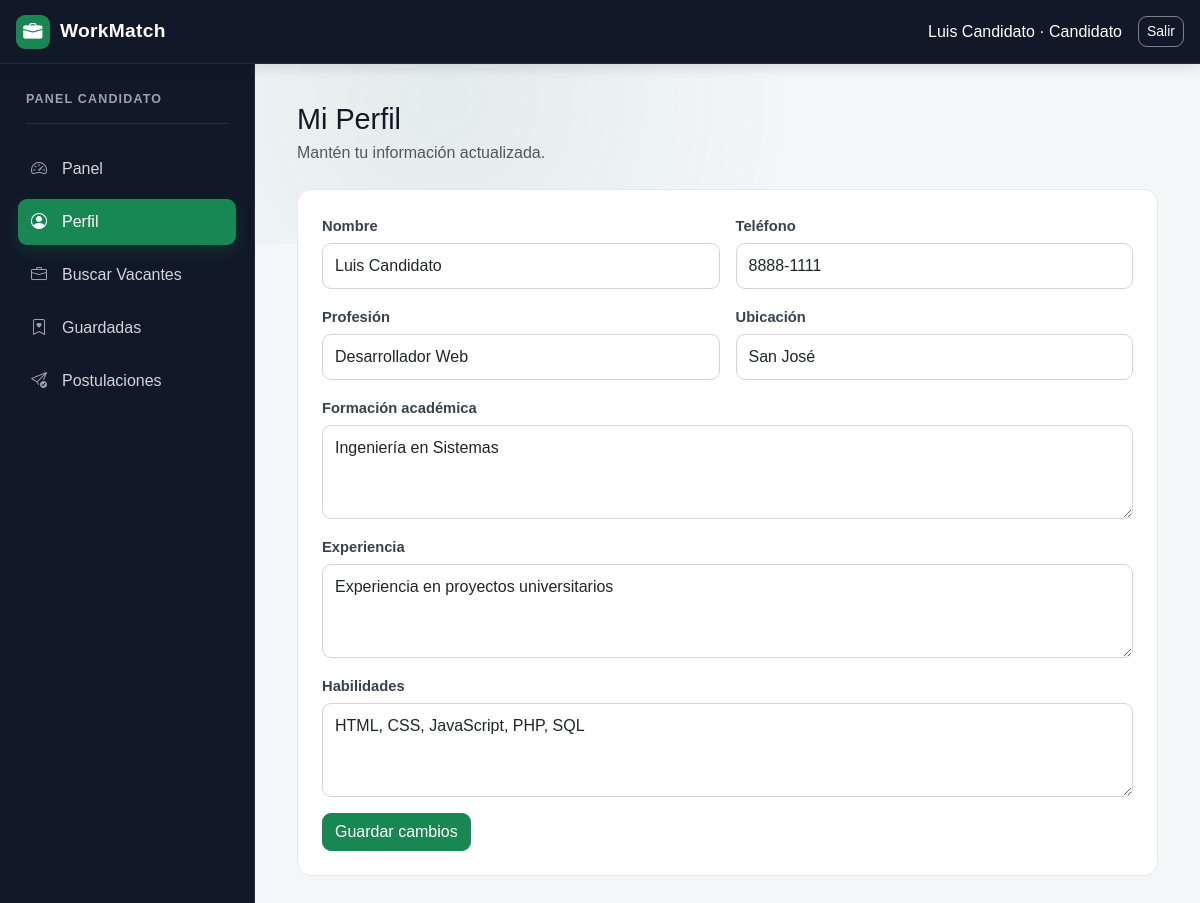
The page /index.php?seccion=perfil (signed in) on the database its author committed.
### tables this page shows
CREATE TABLE IF NOT EXISTS perfiles_candidato (
    usuario_id INT PRIMARY KEY,
    profesion VARCHAR(120) NULL,
    formacion TEXT NULL,
    experiencia TEXT NULL,
    habilidades TEXT NULL,
    ubicacion VARCHAR(120) NULL,
    CONSTRAINT fk_perfil_candidato_usuario FOREIGN KEY (usuario_id) REFERENCES usuarios(id) ON DELETE CASCADE
);

CREATE TABLE IF NOT EXISTS usuarios (
    id INT AUTO_INCREMENT PRIMARY KEY,
    nombre VARCHAR(120) NOT NULL,
    identificacion VARCHAR(40) NOT NULL,
    correo VARCHAR(120) NOT NULL UNIQUE,
    telefono VARCHAR(30) NULL,
    sitio_web VARCHAR(180) NULL,
    password VARCHAR(255) NOT NULL,
    tipo ENUM('candidato', 'empresa') NOT NULL,
    fecha_registro TIMESTAMP DEFAULT CURRENT_TIMESTAMP
);

### app/controllers/WorkMatchController.php (called while the page is built, shortened)
<?php
require_once __DIR__ . '/../models/WorkMatch.php';
class WorkMatchController
{
    private WorkMatch $model;
    public function __construct(){ $this->model=new WorkMatch(); }
    public function run(): void
    {
        $this->mostrarSistema();
    }
    private function mostrarSistema(): void
    {
        $usuario=$_SESSION['usuario']; $seccion=$_GET['seccion']??'panel'; $mensajeOk=$_SESSION['mensaje_ok']??''; unset($_SESSION['mensaje_ok']);
        $perfil=$usuario['tipo']==='empresa'?$this->model->obtenerPerfilEmpresa((int)$usuario['id']):$this->model->obtenerPerfilCandidato((int)$usuario['id']);
        require __DIR__.'/../views/sistema.php';
    }
}

### index.php (called while the page is built)
<?php
require_once __DIR__ . '/app/controllers/WorkMatchController.php';
$controller = new WorkMatchController();
$controller->run();

### app/models/WorkMatch.php (called while the page is built, shortened)
<?php
require_once __DIR__ . '/../../config/database.php';
class WorkMatch
{
    private PDO $connection;
    public function __construct()
    {
        $database = new Database();
        $this->connection = $database->connect();
    }
    public function obtenerPerfilCandidato(int $id): array|false
    {
        $stmt=$this->connection->prepare('SELECT u.id,u.nombre,u.identificacion,u.correo,u.telefono,p.profesion,p.formacion,p.experiencia,p.habilidades,p.ubicacion FROM usuarios u JOIN perfiles_candidato p ON p.usuario_id=u.id WHERE u.id=:id');
        $stmt->execute(['id'=>$id]); return $stmt->fetch();
    }
}

### config/database.php (called while the page is built)
<?php
class Database
{
    private string $host = 'db';
    private string $database = 'workmatch';
    private string $username = 'root';
    private string $password = 'root';
    public function connect(): PDO
    {
        try {
            $connection = new PDO(
                "mysql:host={$this->host};dbname={$this->database};charset=utf8mb4",
                $this->username,
                $this->password
            );
            $connection->setAttribute(PDO::ATTR_ERRMODE, PDO::ERRMODE_EXCEPTION);
            $connection->setAttribute(PDO::ATTR_DEFAULT_FETCH_MODE, PDO::FETCH_ASSOC);
            return $connection;
        } catch (PDOException $exception) {
            throw new RuntimeException('No fue posible conectar con la base de datos.');
        }
    }
}

### app/views/sistema.php (the view, shortened to what this page needs)
<?php
function e(mixed $v): string { return htmlspecialchars((string)($v??''),ENT_QUOTES,'UTF-8'); }
$esEmpresa=$usuario['tipo']==='empresa';
?>
<!DOCTYPE html><html lang="es"><head><meta charset="UTF-8"><meta name="viewport" content="width=device-width,initial-scale=1"><title>WorkMatch</title>
<link href="https://cdn.jsdelivr.net/npm/bootstrap@5.3.3/dist/css/bootstrap.min.css" rel="stylesheet"><link rel="stylesheet" href="https://cdn.jsdelivr.net/npm/bootstrap-icons@1.11.3/font/bootstrap-icons.min.css"><link rel="stylesheet" href="public/css/style.css"></head><body>
<nav class="navbar navbar-dark fixed-top px-3"><a class="navbar-brand fw-bold" href="index.php"><i class="bi bi-briefcase-fill"></i> WorkMatch</a><div class="d-flex align-items-center gap-3 text-white"><span class="d-none d-md-inline"><?= e($usuario['nombre']) ?> · <?= $esEmpresa?'Empresa':'Candidato' ?></span><a class="btn btn-outline-light btn-sm" href="index.php?action=logout">Salir</a></div></nav>
<div class="app-layout"><aside class="sidebar"><h5><?= $esEmpresa?'Panel Empresa':'Panel Candidato' ?></h5>
<a class="<?= $seccion==='panel'?'active':'' ?>" href="index.php?seccion=panel"><i class="bi bi-speedometer2"></i>Panel</a>
<a class="<?= $seccion==='perfil'?'active':'' ?>" href="index.php?seccion=perfil"><i class="bi bi-person-circle"></i>Perfil</a>
<a class="<?= $seccion==='vacantes'?'active':'' ?>" href="index.php?seccion=vacantes"><i class="bi bi-briefcase"></i><?= $esEmpresa?'Mis Vacantes':'Buscar Vacantes' ?></a>
<?php if($esEmpresa): ?><a class="<?= $seccion==='candidatos'?'active':'' ?>" href="index.php?seccion=candidatos"><i class="bi bi-people"></i>Candidatos</a>
<?php else: ?><a class="<?= $seccion==='favoritas'?'active':'' ?>" href="index.php?seccion=favoritas"><i class="bi bi-bookmark-heart"></i>Guardadas</a><a class="<?= $seccion==='postulaciones'?'active':'' ?>" href="index.php?seccion=postulaciones"><i class="bi bi-send-check"></i>Postulaciones</a><?php endif; ?></aside>
<main class="content-area">
<?php if($seccion==='perfil'): ?><h2>Mi Perfil</h2><p class="text-muted">Mantén tu información actualizada.</p><div class="card"><div class="card-body"><form method="post"><input type="hidden" name="action" value="actualizar_perfil"><div class="row g-3"><div class="col-md-6"><label class="form-label">Nombre</label><input class="form-control" name="nombre" value="<?= e($perfil['nombre']) ?>" required></div><div class="col-md-6"><label class="form-label">Teléfono</label><input class="form-control" name="telefono" value="<?= e($perfil['telefono']) ?>"></div>
<?php if($esEmpresa): ?><div class="col-md-6"><label class="form-label">Sitio web</label><input class="form-control" name="sitio_web" value="<?= e($perfil['sitio_web']) ?>"></div><div class="col-md-6"><label class="form-label">Sector</label><input class="form-control" name="sector" value="<?= e($perfil['sector']) ?>"></div><div class="col-12"><label class="form-label">Dirección</label><input class="form-control" name="direccion" value="<?= e($perfil['direccion']) ?>"></div><div class="col-12"><label class="form-label">Descripción</label><textarea class="form-control" name="descripcion" rows="4"><?= e($perfil['descripcion']) ?></textarea></div>
<?php else: ?><div class="col-md-6"><label class="form-label">Profesión</label><input class="form-control" name="profesion" value="<?= e($perfil['profesion']) ?>"></div><div class="col-md-6"><label class="form-label">Ubicación</label><input class="form-control" name="ubicacion" value="<?= e($perfil['ubicacion']) ?>"></div><div class="col-12"><label class="form-label">Formación académica</label><textarea class="form-control" name="formacion" rows="3"><?= e($perfil['formacion']) ?></textarea></div><div class="col-12"><label class="form-label">Experiencia</label><textarea class="form-control" name="experiencia" rows="3"><?= e($perfil['experiencia']) ?></textarea></div><div class="col-12"><label class="form-label">Habilidades</label><textarea class="form-control" name="habilidades" rows="3"><?= e($perfil['habilidades']) ?></textarea></div><?php endif; ?>
<div class="col-12"><button class="btn btn-success">Guardar cambios</button></div></div></form></div></div><?php endif; ?>
</main></div>
<script src="https://cdn.jsdelivr.net/npm/bootstrap@5.3.3/dist/js/bootstrap.bundle.min.js"></script><script src="public/js/app.js"></script></body></html>

### public/css/style.css (style rules this page uses)
:root { --wm-dark: #111827; --wm-dark-2: #1f2937; --wm-green: #198754; --wm-green-dark: #146c43; --wm-bg: #f4f6f8; --wm-card: #ffffff; --wm-border: #e5e7eb; --wm-text: #1f2937; --wm-muted: #6b7280; }
* { box-sizing: border-box; }
body { margin: 0; background: var(--wm-bg); color: var(--wm-text); font-family: Arial, Helvetica, sans-serif; }
.navbar { min-height: 64px; background: var(--wm-dark) !important; border-bottom: 1px solid rgba(255,255,255,.08); box-shadow: 0 3px 14px rgba(0,0,0,.12); }
.navbar-brand { display: flex; align-items: center; gap: 10px; color: #fff !important; font-size: 1.2rem; letter-spacing: .3px; }
.navbar-brand i { display: inline-flex; align-items: center; justify-content: center; width: 34px; height: 34px; border-radius: 9px; background: var(--wm-green); }
.navbar .btn-outline-light { border-color: rgba(255,255,255,.45); }
.form-label { margin-bottom: 6px; color: #374151; font-size: .92rem; font-weight: 600; }
.form-control, .form-select { border: 1px solid #d1d5db; border-radius: 9px; padding: 10px 12px; box-shadow: none !important; }
textarea.form-control { resize: vertical; }
.btn { border-radius: 9px; }
.btn-success { background: var(--wm-green); border-color: var(--wm-green); }
.app-layout { display: flex; min-height: 100vh; padding-top: 64px; }
.sidebar { position: fixed; top: 64px; bottom: 0; left: 0; width: 255px; padding: 28px 18px; overflow-y: auto; color: #fff; background: var(--wm-dark); border-right: 1px solid rgba(255,255,255,.08); }
.sidebar h5 { margin: 0 8px 22px; padding-bottom: 16px; color: #9ca3af; border-bottom: 1px solid rgba(255,255,255,.1); font-size: .78rem; font-weight: 700; letter-spacing: 1.2px; text-transform: uppercase; }
.sidebar a { display: flex; align-items: center; gap: 9px; margin-bottom: 7px; padding: 11px 13px; color: #d1d5db; border-radius: 9px; text-decoration: none; transition: .2s ease; }
.sidebar a i { width: 22px; color: #9ca3af; font-size: 1rem; }
.sidebar a.active { color: #fff; background: var(--wm-green); box-shadow: 0 6px 16px rgba(25,135,84,.24); }
.sidebar a.active i { color: #fff; }
.content-area { width: calc(100% - 255px); margin-left: 255px; padding: 38px 42px 55px; }
.content-area > h2 { margin-bottom: 4px; color: var(--wm-dark); font-size: 1.8rem; }
.content-area > .text-muted { margin-bottom: 24px; }
.card { border: 1px solid var(--wm-border); border-radius: 14px; background: var(--wm-card); }
.card-body { padding: 24px; }
html { scroll-behavior: smooth; }
body::before { content: ""; position: fixed; inset: 64px 0 auto 255px; height: 180px; background: radial-gradient(circle at 20% 20%, rgba(25,135,84,.08), transparent 45%); pointer-events: none; z-index: -1; }
.btn { transition: transform .15s ease, box-shadow .15s ease, background .15s ease; }

### rows shown on the page
perfiles_candidato: usuario_id.nombre "Luis Candidato", nombre "Luis Candidato", telefono "8888-1111", profesion "Desarrollador Web", ubicacion "San José", formacion "Ingeniería en Sistemas", experiencia "Experiencia en proyectos universitarios", habilidades "HTML, CSS, JavaScript, PHP, SQL"
